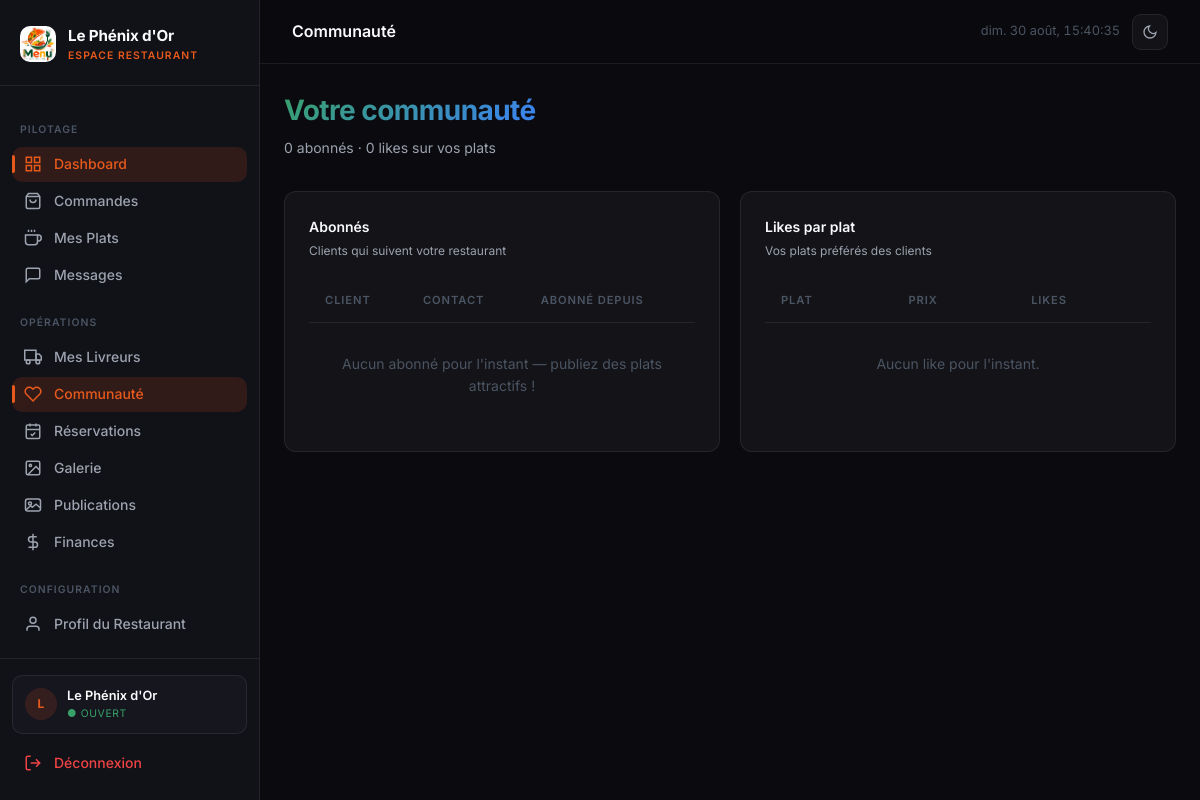
Page /admin-panel/resto/communaute/ (signed in) on the earlier database version.
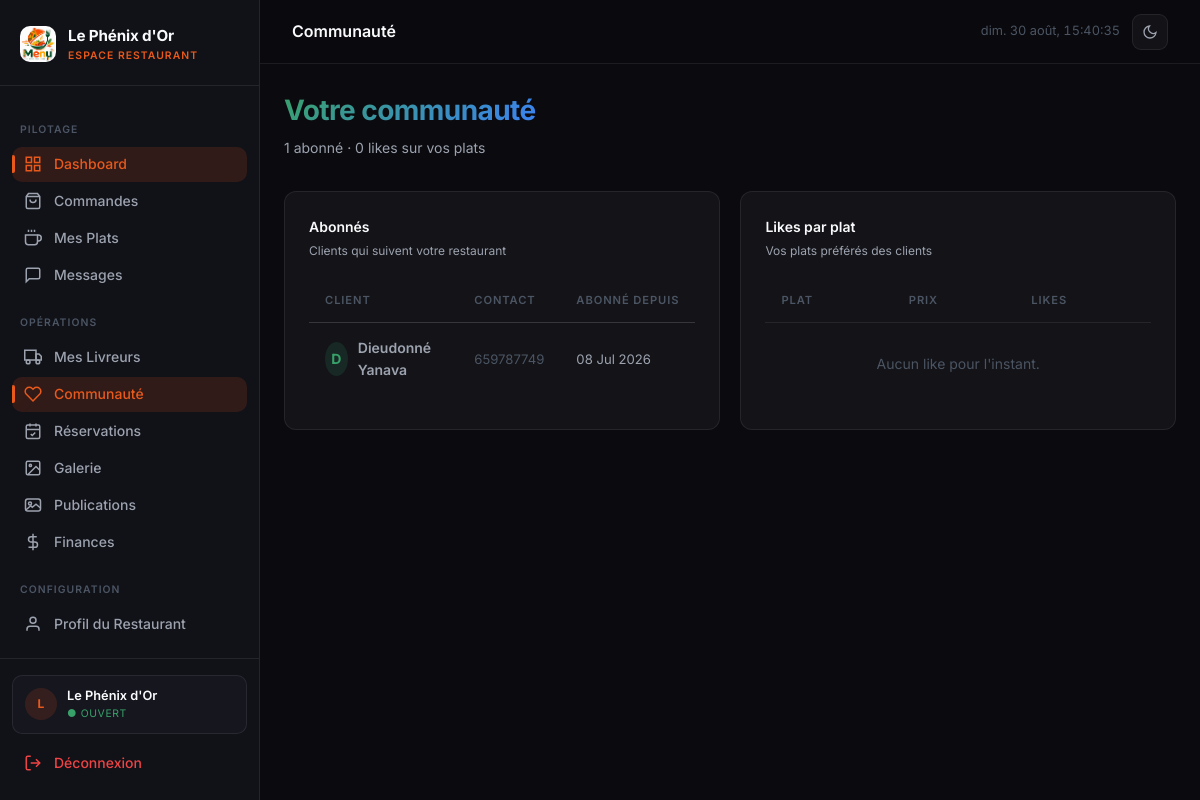
Same page on the later database version.
### core/models.py (models this page shows, shortened)
class Abonnement(models.Model):
    client = models.ForeignKey(User, on_delete=models.CASCADE, related_name='abonnements')
    restaurant = models.ForeignKey(RestaurantProfile, on_delete=models.CASCADE, related_name='abonnes')
    created_at = models.DateTimeField(auto_now_add=True)
    class Meta:
        verbose_name = 'Abonnement'
        verbose_name_plural = 'Abonnements'
        unique_together = ('client', 'restaurant')

class User(AbstractUser):
    ROLE_CHOICES = [
        ('admin', 'Administrateur'),
        ('restaurant', 'Restaurant'),
        ('client', 'Client'),
        ('livreur', 'Livreur'),
    ]
    role = models.CharField(max_length=20, choices=ROLE_CHOICES, default='client')
    telephone = models.CharField(max_length=20, blank=True)
    allergies = models.CharField(max_length=300, blank=True)
    avatar = models.ImageField(upload_to='avatars/', blank=True, null=True)
    gain_total = models.DecimalField(max_digits=12, decimal_places=0, default=0)
    nombre_livraisons = models.PositiveIntegerField(default=0)
    restaurant_attache = models.ForeignKey(
        'RestaurantProfile', on_delete=models.SET_NULL, null=True, blank=True, related_name='livreurs',
    )
    points_solde = models.PositiveIntegerField(default=0)
    feed_seed = models.UUIDField(default=uuid.uuid4, editable=False)
    class Meta:
        verbose_name = 'Utilisateur'
        verbose_name_plural = 'Utilisateurs'

### core/views/resto_ws.py (the view)
# urls.py: path('resto/communaute/', resto_ws.communaute, name='resto_communaute'),
@resto_required
def communaute(request):
    resto = request.resto
    abonnes = Abonnement.objects.filter(restaurant=resto).select_related('client').order_by('-created_at')
    plats_likes = (
        resto.plats.annotate(nb_likes=Count('favoris', distinct=True))
        .filter(nb_likes__gt=0).order_by('-nb_likes')
    )
    derniers_likes = (
        Favori.objects.filter(plat__restaurant=resto)
        .select_related('client', 'plat').order_by('-created_at')[:20]
    )
    return render(request, 'resto/communaute.html', {
        'resto': resto,
        'abonnes': abonnes,
        'plats_likes': plats_likes,
        'derniers_likes': derniers_likes,
        'total_likes': Favori.objects.filter(plat__restaurant=resto).count(),
        'active_page': 'communaute',
    })

### core/models.py (called while the page is built)
    @property
    def nb_publications_attente(self):
        return self.publications.filter(statut='en_attente', supprime_par='').count()

### core/views/resto_ws.py (called while the page is built)
def resto_required(view):
    @wraps(view)
    @login_required(login_url='core:login')
    def wrapper(request, *args, **kwargs):
        if request.user.role != 'restaurant' or not hasattr(request.user, 'restaurant_profile'):
            messages.error(request, 'Accès réservé aux restaurants.')
            return redirect('core:login')
        request.resto = request.user.restaurant_profile
        return view(request, *args, **kwargs)
    return wrapper

### templates/resto/communaute.html (shortened to what this page needs)
{% extends 'resto_base.html' %}
{% block topbar_title %}Communauté{% endblock %}
{% block content %}
<div class="page-header anim-fade-up">
  <div>
    <h1 class="page-title gradient-text">Votre communauté</h1>
    <p class="page-subtitle">{{ abonnes|length }} abonné{{ abonnes|length|pluralize }} · {{ total_likes }} like{{ total_likes|pluralize }} sur vos plats</p>
  </div>
</div>
<div class="charts-grid charts-grid-2">
  <div class="chart-card anim-fade-up">
    <div class="chart-card-header">
      <div><div class="chart-title">Abonnés</div><div class="chart-subtitle">Clients qui suivent votre restaurant</div></div>
    </div>
    <table class="data-table">
      <thead><tr><th>Client</th><th>Contact</th><th>Abonné depuis</th></tr></thead>
      <tbody>
        {% for a in abonnes %}
        <tr>
          <td>
            <div style="display:flex;align-items:center;gap:10px;">
              <div style="width:34px;height:34px;border-radius:50%;background:var(--accent-green-dim);color:var(--accent-green);display:flex;align-items:center;justify-content:center;font-weight:700;">
                {{ a.client.first_name|first|upper|default:'C' }}
              </div>
              <span style="font-weight:600;">{{ a.client.get_full_name|default:a.client.username }}</span>
            </div>
          </td>
          <td style="font-size:0.82rem;color:var(--text-muted);">{{ a.client.telephone|default:a.client.email }}</td>
          <td style="font-size:0.82rem;">{{ a.created_at|date:'d M Y' }}</td>
        </tr>
        {% empty %}
        <tr><td colspan="3" style="color:var(--text-muted);padding:30px;text-align:center;">Aucun abonné pour l'instant — publiez des plats attractifs !</td></tr>
        {% endfor %}
      </tbody>
    </table>
  </div>
  <div class="chart-card anim-fade-up">
    <div class="chart-card-header">
      <div><div class="chart-title">Likes par plat</div><div class="chart-subtitle">Vos plats préférés des clients</div></div>
    </div>
    <table class="data-table">
      <thead><tr><th>Plat</th><th>Prix</th><th>Likes</th></tr></thead>
      <tbody>
        {% for p in plats_likes %}
        <tr>
          <td style="font-weight:600;">{{ p.nom }}</td>
          <td>{{ p.prix }} F</td>
          <td><span class="badge badge-red">❤ {{ p.nb_likes }}</span></td>
        </tr>
        {% empty %}
        <tr><td colspan="3" style="color:var(--text-muted);padding:30px;text-align:center;">Aucun like pour l'instant.</td></tr>
        {% endfor %}
      </tbody>
    </table>
  </div>
</div>
{% endblock %}

Differences in the rows shown:
added Abonnement: client.first_name|first "D", client.get_full_name "Dieudonné Yanava", client.telephone "659787749", created_at "08 Jul 2026"
Other differences:
{{ abonnes|length }}: "0" → "1"
text no longer shown: "Aucun abonné pour l'instant — publiez des plats attractifs !"
